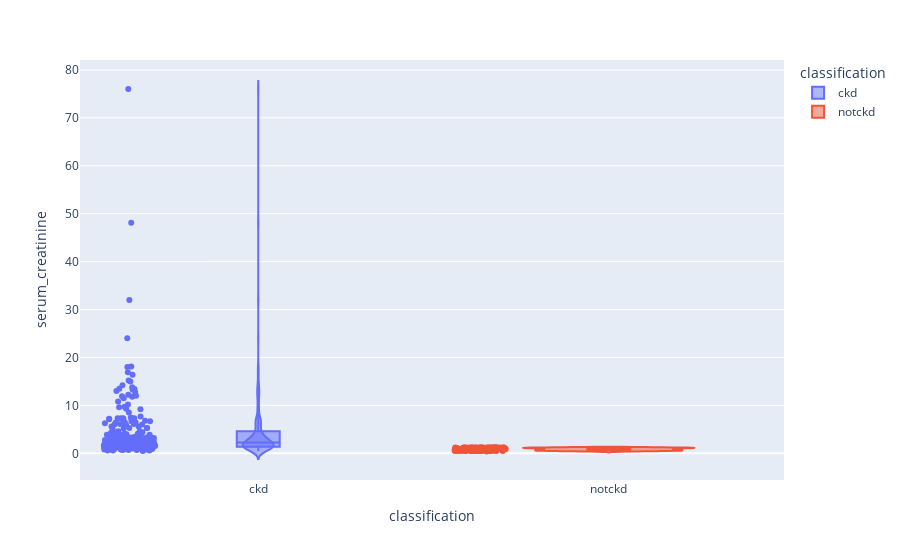

Notebook source saved alongside this figure:
### Markdown cell above
These seem to be good

### Code cell
violin('serum_creatinine')

### Figure 1 — Plotly figure (JSON) as saved in the notebook; plotly's stock layout.template omitted (floating-point values rounded to 4 significant figures; data arrays with more than 128 entries replaced by an {"elided": "..."} marker saying what was removed)
{"data": [{"alignmentgroup": "True", "box": {"visible": true}, "customdata": {"elided": "250x25 mixed values"}, "hovertemplate": "classification=%{customdata[24]}<br>serum_creatinine=%{customdata[11]}<br>age=%{customdata[0]}<br>blood_pressure=%{customdata[1]}<br>specific_gravity=%{customdata[2]}<br>albumin=%{customdata[3]}<br>sugar=%{customdata[4]}<br>red_blood_cells=%{customdata[5]}<br>pus_cell=%{customdata[6]}<br>pus_cell_clumps=%{customdata[7]}<br>bacteria=%{customdata[8]}<br>blood_glucose_random=%{customdata[9]}<br>blood_urea=%{customdata[10]}<br>sodium=%{customdata[12]}<br>potassium=%{customdata[13]}<br>haemoglobin=%{customdata[14]}<br>packed_cell_volume=%{customdata[15]}<br>white_blood_cell_count=%{customdata[16]}<br>red_blood_cell_count=%{customdata[17]}<br>hypertension=%{customdata[18]}<br>diabetes_mellitus=%{customdata[19]}<br>coronary_artery_disease=%{customdata[20]}<br>appetite=%{customdata[21]}<br>pedal_edema=%{customdata[22]}<br>anemia=%{customdata[23]}<extra></extra>", "legendgroup": "ckd", "marker": {"color": "#636efa"}, "name": "ckd", "offsetgroup": "ckd", "orientation": "v", "points": "all", "scalegroup": "True", "showlegend": true, "type": "violin", "x": {"elided": "250 str values"}, "x0": " ", "xaxis": "x", "y": {"elided": "250 float values"}, "y0": " ", "yaxis": "y"}, {"alignmentgroup": "True", "box": {"visible": true}, "customdata": {"elided": "150x25 mixed values"}, "hovertemplate": "classification=%{customdata[24]}<br>serum_creatinine=%{customdata[11]}<br>age=%{customdata[0]}<br>blood_pressure=%{customdata[1]}<br>specific_gravity=%{customdata[2]}<br>albumin=%{customdata[3]}<br>sugar=%{customdata[4]}<br>red_blood_cells=%{customdata[5]}<br>pus_cell=%{customdata[6]}<br>pus_cell_clumps=%{customdata[7]}<br>bacteria=%{customdata[8]}<br>blood_glucose_random=%{customdata[9]}<br>blood_urea=%{customdata[10]}<br>sodium=%{customdata[12]}<br>potassium=%{customdata[13]}<br>haemoglobin=%{customdata[14]}<br>packed_cell_volume=%{customdata[15]}<br>white_blood_cell_count=%{customdata[16]}<br>red_blood_cell_count=%{customdata[17]}<br>hypertension=%{customdata[18]}<br>diabetes_mellitus=%{customdata[19]}<br>coronary_artery_disease=%{customdata[20]}<br>appetite=%{customdata[21]}<br>pedal_edema=%{customdata[22]}<br>anemia=%{customdata[23]}<extra></extra>", "legendgroup": "notckd", "marker": {"color": "#EF553B"}, "name": "notckd", "offsetgroup": "notckd", "orientation": "v", "points": "all", "scalegroup": "True", "showlegend": true, "type": "violin", "x": {"elided": "150 str values"}, "x0": " ", "xaxis": "x", "y": {"elided": "150 float values"}, "y0": " ", "yaxis": "y"}], "layout": {"legend": {"title": {"text": "classification"}, "tracegroupgap": 0}, "margin": {"t": 60}, "violinmode": "overlay", "xaxis": {"anchor": "y", "categoryarray": ["ckd", "notckd"], "categoryorder": "array", "domain": [0, 1], "title": {"text": "classification"}}, "yaxis": {"anchor": "x", "domain": [0, 1], "title": {"text": "serum_creatinine"}}}}
